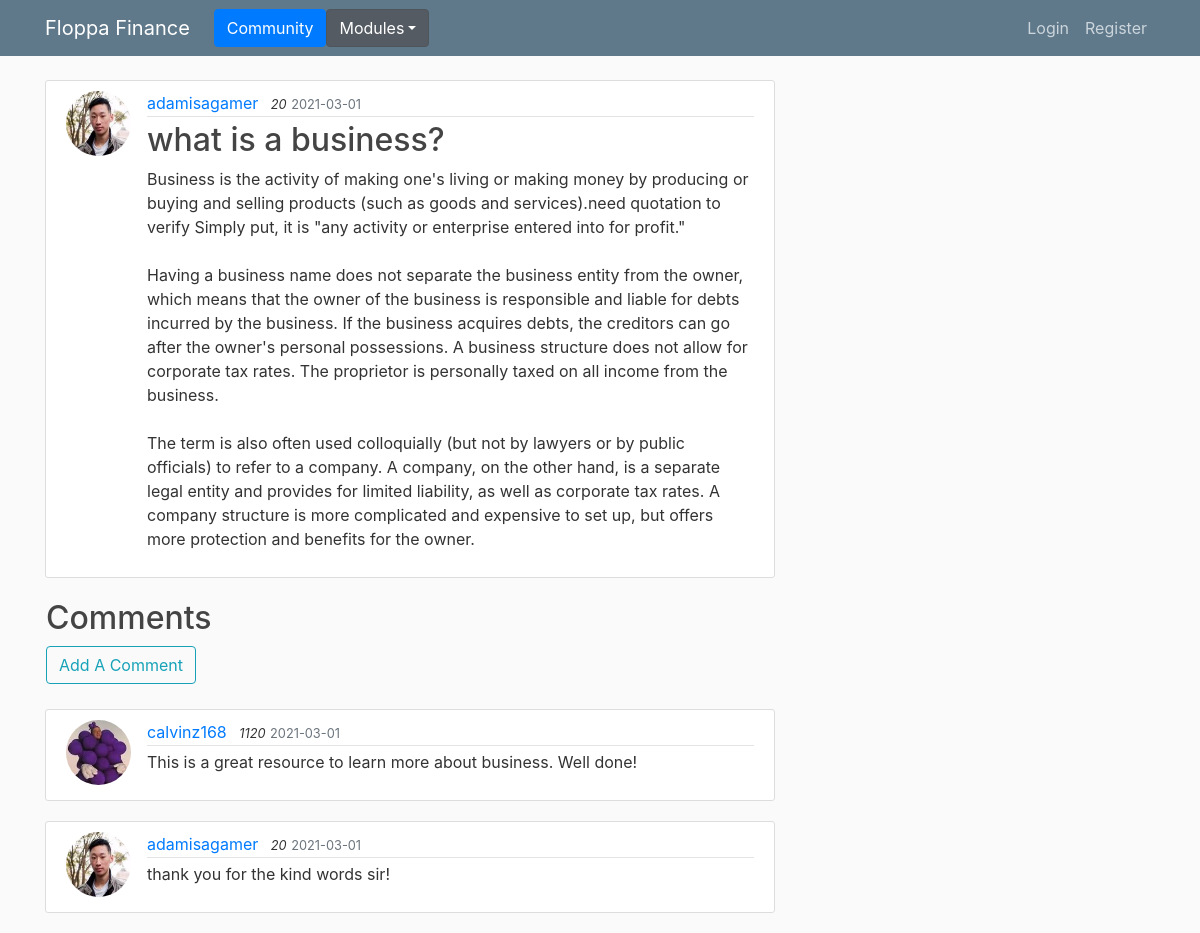
Screenshot of /post/2 with the database file from the repository.
### flasksite/models.py (models this page shows, shortened)
class User(db.Model, UserMixin):
    id = db.Column(db.Integer, primary_key=True)
    username = db.Column(db.String(20), unique=True, nullable=False)
    email = db.Column(db.String(120), unique=True, nullable=False)
    image_file = db.Column(db.String(20), nullable=False, default='default.jpg')
    password = db.Column(db.String(60), nullable=False)
    posts = db.relationship('Post', backref='author', lazy=True)
    comments = db.relationship('Comment', backref='author', lazy=True)
    score = db.Column(db.Integer, nullable=False)

class Post(db.Model):
    id = db.Column(db.Integer, primary_key=True)
    title = db.Column(db.String(100), nullable=False)
    date_posted = db.Column(db.DateTime, nullable=False, default=datetime.now)
    content = db.Column(db.Text, nullable=False)
    user_id = db.Column(db.Integer, db.ForeignKey('user.id'), nullable=False)

class Comment(db.Model):
    id = db.Column(db.Integer, primary_key=True)
    content = db.Column(db.String(100), nullable=False)
    date_posted = db.Column(db.DateTime, nullable=False, default=datetime.now)
    post_id = db.Column(db.Integer, db.ForeignKey('post.id'), nullable=False)
    user_id = db.Column(db.Integer, db.ForeignKey('user.id'), nullable=False)

### flasksite/routes.py (the view)
@app.route("/post/<int:post_id>")
def post(post_id):
    post = Post.query.get(post_id)
    comments = Comment.query.filter_by(post_id=post_id).all()
    return render_template('post.html', title=post.title, post=post, comments=comments)

### flasksite/templates/post.html (shortened to what this page needs)
{% extends "layout.html" %}
{% block content %}
  <article class="media content-section">
    <img class="rounded-circle article-img" src="{{ url_for('static', filename='profile_pics/' + post.author.image_file) }}">
    <div class="media-body">
      <div class="article-metadata">
        <a class="mr-2" href="#">{{ post.author.username }}</a>
        <em><small class="font-italic">{{ post.author.score }}</small></em>
        <small class="text-muted">{{ post.date_posted.strftime('%Y-%m-%d') }}</small>
      </div>
      <h2 class="article-title">{{ post.title }}</h2>
      <p class="article-content">{{ post.content }}</p>
    </div>
  </article>
  <table>
  <td><h2>Comments</h2><a href="{{ url_for('comment_post', post_id=post.id) }}"><button class="btn btn-outline-info">Add A Comment</button></a></td>
  </table>
  <br>
  {% for comment in comments %}
    <article class="media content-section">
      <img class="rounded-circle article-img" src="{{ url_for('static', filename='profile_pics/' + comment.author.image_file) }}">
      <div class="media-body">
        <div class="article-metadata">
          <a class="mr-2" href="#">{{ comment.author.username }}</a>
          <em><small class="font-italic">{{ comment.author.score }}</small></em>
          <small class="text-muted">{{ comment.date_posted.strftime('%Y-%m-%d') }}</small>
        </div>
        <p class="article-content">{{ comment.content }}</p>
      </div>
    </article>
  {% endfor %}
{% endblock content %}

### flasksite/static/main.css (style rules this page uses)
body { background: #fafafa; color: #333333; margin-top: 5rem; }
h1, h2, h3, h4, h5, h6 { color: #444444; }
.content-section { background: #ffffff; padding: 10px 20px; border: 1px solid #dddddd; border-radius: 3px; margin-bottom: 20px; }
.article-title { color: #444444; }
.article-content { white-space: pre-line; }
.article-img { height: 65px; width: 65px; margin-right: 16px; }
.article-metadata { padding-bottom: 1px; margin-bottom: 4px; border-bottom: 1px solid #e3e3e3 }

### rows the page displays
User: image_file (picture), author.username "adamisagamer", author.score "20"
Post: date_posted "2021-03-01", title "what is a business?", content "Business is the activity of making one's living or making money by producing or buying and selling products (such as goods and services).need quotation to verify Simply put, it is \"any activity or enterprise entered into for profit.\" Having a business name does not separate the business entity from the owner, which means that the owner of the business is responsible and liable for debts incurred by the business. If the business acquires debts, the creditors can go after the owner's personal possessions. A business structure does not allow for corporate tax rates. The proprietor is personally taxed on all income from the business. The term is also often used colloquially (but not by lawyers…"
Comment: image_file (picture), author.username "calvinz168", author.score "1120", date_posted "2021-03-01", content "This is a great resource to learn more about business. Well done!"
Comment: image_file (picture), author.username "adamisagamer", author.score "20", date_posted "2021-03-01", content "thank you for the kind words sir!"
